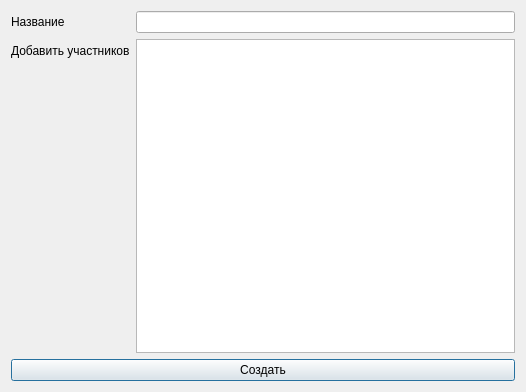
<?xml version="1.0" encoding="UTF-8"?>
<ui version="4.0">
 <class>CreateGrouDialog</class>
 <widget class="QDialog" name="CreateGrouDialog">
  <property name="geometry">
   <rect>
    <x>0</x>
    <y>0</y>
    <width>526</width>
    <height>392</height>
   </rect>
  </property>
  <property name="windowTitle">
   <string>Dialog</string>
  </property>
  <layout class="QGridLayout" name="gridLayout">
   <item row="0" column="0">
    <layout class="QFormLayout" name="formLayout">
     <item row="0" column="0">
      <widget class="QLabel" name="label">
       <property name="text">
        <string>Название</string>
       </property>
      </widget>
     </item>
     <item row="0" column="1">
      <widget class="QLineEdit" name="group_nameEdit"/>
     </item>
     <item row="1" column="0">
      <widget class="QLabel" name="label_2">
       <property name="text">
        <string>Добавить участников</string>
       </property>
      </widget>
     </item>
     <item row="1" column="1">
      <widget class="QListWidget" name="userListWidget"/>
     </item>
    </layout>
   </item>
   <item row="1" column="0">
    <widget class="QPushButton" name="finisGroupBut">
     <property name="text">
      <string>Создать</string>
     </property>
    </widget>
   </item>
  </layout>
 </widget>
 <resources/>
 <connections/>
</ui>
